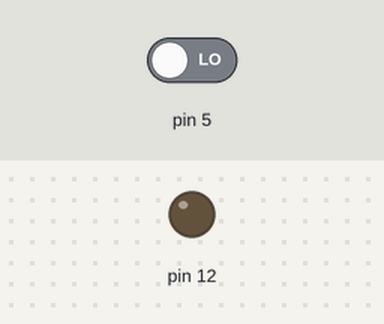
The sketch below on a simulated Arduino Uno, built with avr-gcc and run on an emulated ATmega328P. Parts: output pins drawn as LEDs (lit = HIGH). The test bench sets the inputs (shaded band); at power-on: pin 5 LOW.

Above: at 1.2 s.
1.3 s: pin 5 driven HIGH
At 1.8 s:
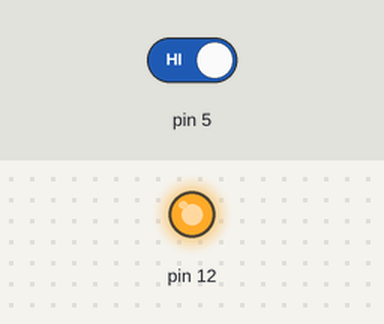
2.8 s: pin 5 driven LOW
At 4.2 s:
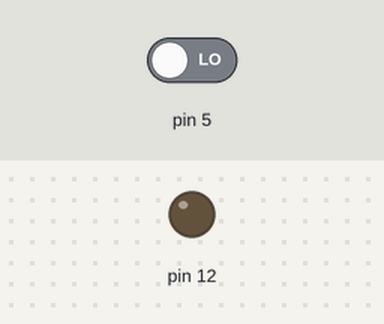
Timing chart, 0 to 5.8 s (numbered marks = the images above; inputs shaded):
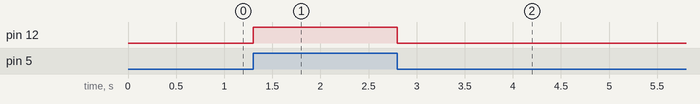

The sketch:

sketch_aug16c_pir_digitalLed.ino
```cpp
void setup()
{
    pinMode(5, INPUT);
    pinMode(12, OUTPUT);
}

void loop()
{
    byte Read = digitalRead(5);
    if (Read == 1)
        digitalWrite(12, HIGH);
    else
        digitalWrite(12, LOW);
}
```

Measured:
- after the input at 1.3 s, pin 12: LOW → HIGH at once
- after the input at 2.8 s, pin 12: HIGH → LOW at once
